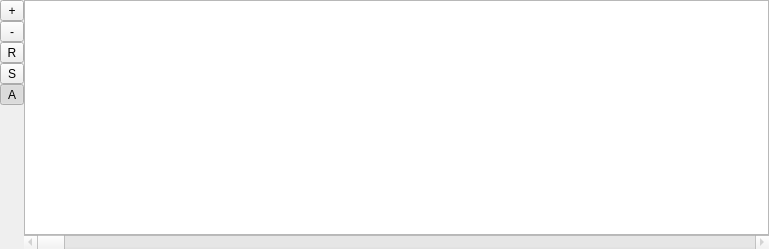
<?xml version="1.0" encoding="UTF-8"?>
<ui version="4.0">
 <class>Graph</class>
 <widget class="QWidget" name="Graph">
  <property name="geometry">
   <rect>
    <x>0</x>
    <y>0</y>
    <width>769</width>
    <height>249</height>
   </rect>
  </property>
  <property name="windowTitle">
   <string>Form</string>
  </property>
  <property name="windowIcon">
   <iconset resource="mtuner.qrc">
    <normaloff>:/MTuner/resources/images/Graph64.png</normaloff>:/MTuner/resources/images/Graph64.png</iconset>
  </property>
  <layout class="QHBoxLayout" name="horizontalLayout">
   <property name="spacing">
    <number>0</number>
   </property>
   <property name="sizeConstraint">
    <enum>QLayout::SetMaximumSize</enum>
   </property>
   <property name="margin">
    <number>0</number>
   </property>
   <item>
    <layout class="QVBoxLayout" name="verticalLayout">
     <item>
      <widget class="QToolButton" name="buttonZoomIn">
       <property name="minimumSize">
        <size>
         <width>24</width>
         <height>0</height>
        </size>
       </property>
       <property name="maximumSize">
        <size>
         <width>24</width>
         <height>16777215</height>
        </size>
       </property>
       <property name="toolTip">
        <string>Zoom in</string>
       </property>
       <property name="text">
        <string>+</string>
       </property>
      </widget>
     </item>
     <item>
      <widget class="QToolButton" name="buttonZoomOut">
       <property name="minimumSize">
        <size>
         <width>24</width>
         <height>0</height>
        </size>
       </property>
       <property name="maximumSize">
        <size>
         <width>24</width>
         <height>16777215</height>
        </size>
       </property>
       <property name="toolTip">
        <string>Zoom out</string>
       </property>
       <property name="text">
        <string>-</string>
       </property>
      </widget>
     </item>
     <item>
      <widget class="QToolButton" name="buttonZoomReset">
       <property name="minimumSize">
        <size>
         <width>24</width>
         <height>0</height>
        </size>
       </property>
       <property name="maximumSize">
        <size>
         <width>24</width>
         <height>16777215</height>
        </size>
       </property>
       <property name="toolTip">
        <string>Reset zoom</string>
       </property>
       <property name="text">
        <string>R</string>
       </property>
      </widget>
     </item>
     <item>
      <widget class="QToolButton" name="buttonZoomSelection">
       <property name="minimumSize">
        <size>
         <width>24</width>
         <height>0</height>
        </size>
       </property>
       <property name="maximumSize">
        <size>
         <width>24</width>
         <height>16777215</height>
        </size>
       </property>
       <property name="toolTip">
        <string>Zoom to snapshot</string>
       </property>
       <property name="text">
        <string>S</string>
       </property>
      </widget>
     </item>
     <item>
      <widget class="QToolButton" name="buttonZoomAuto">
       <property name="minimumSize">
        <size>
         <width>24</width>
         <height>0</height>
        </size>
       </property>
       <property name="toolTip">
        <string>Auto scale to range</string>
       </property>
       <property name="text">
        <string>A</string>
       </property>
       <property name="checkable">
        <bool>true</bool>
       </property>
       <property name="checked">
        <bool>true</bool>
       </property>
      </widget>
     </item>
     <item>
      <spacer name="verticalSpacer">
       <property name="orientation">
        <enum>Qt::Vertical</enum>
       </property>
       <property name="sizeHint" stdset="0">
        <size>
         <width>20</width>
         <height>40</height>
        </size>
       </property>
      </spacer>
     </item>
    </layout>
   </item>
   <item>
    <layout class="QVBoxLayout" name="verticalLayout_2">
     <property name="spacing">
      <number>0</number>
     </property>
     <item>
      <widget class="GraphWidget" name="graphWidget"/>
     </item>
     <item>
      <widget class="QScrollBar" name="scrollBar">
       <property name="enabled">
        <bool>false</bool>
       </property>
       <property name="maximum">
        <number>1000</number>
       </property>
       <property name="orientation">
        <enum>Qt::Horizontal</enum>
       </property>
      </widget>
     </item>
    </layout>
   </item>
  </layout>
 </widget>
 <customwidgets>
  <customwidget>
   <class>GraphWidget</class>
   <extends>QGraphicsView</extends>
   <header>../../src/graphwidget.h</header>
  </customwidget>
 </customwidgets>
 <resources>
  <include location="mtuner.qrc"/>
 </resources>
 <connections/>
 <slots>
  <slot>zoomIn()</slot>
  <slot>zoomOut()</slot>
  <slot>zoomReset()</slot>
  <slot>zoomSelect()</slot>
  <slot>zoomMode(bool)</slot>
 </slots>
</ui>
